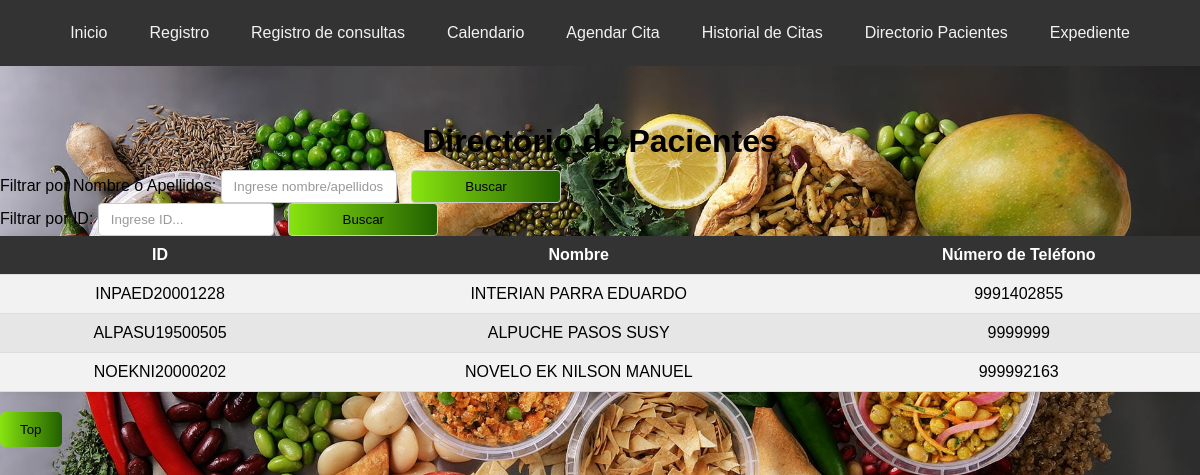
The page /directorio_pacientes on the database as committed earlier.
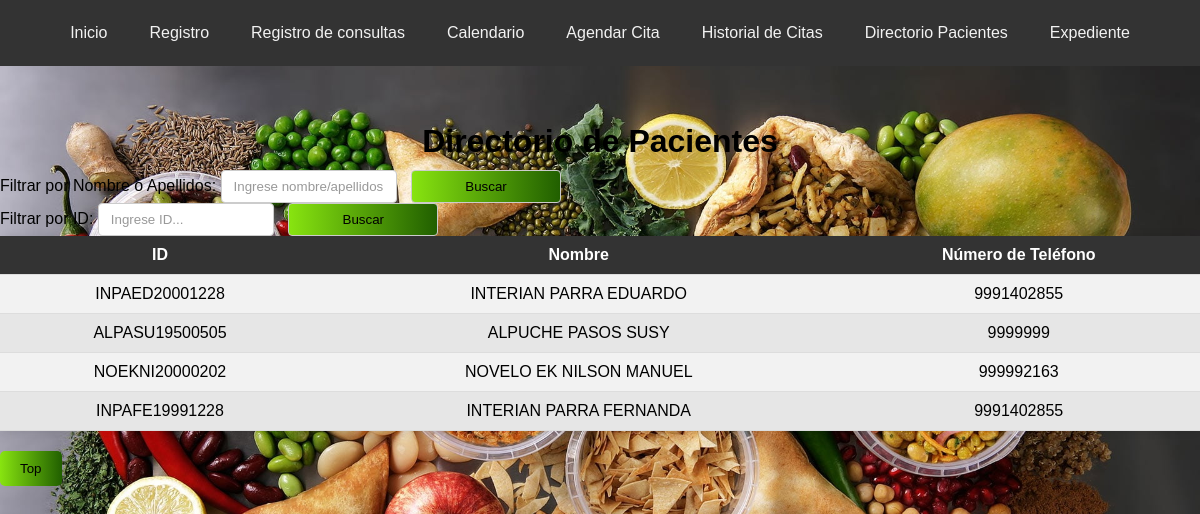
The same page on the database as committed later.
### tables this page shows
CREATE TABLE pacientes (
                    id_paciente TEXT PRIMARY KEY,
                    primer_apellido TEXT NOT NULL,
                    segundo_apellido TEXT NOT NULL,
                    nombres TEXT NOT NULL,
                    fecha_nacimiento TEXT NOT NULL,
                    religion TEXT NOT NULL,
                    escolaridad TEXT NOT NULL,
                    ocupacion TEXT NOT NULL,
                    estado_civil TEXT NOT NULL,
                    servicio_salud TEXT NOT NULL,
                    celular TEXT NOT NULL,
                    turno TEXT NOT NULL,
                    genero TEXT NOT NULL,
                    peso REAL NOT NULL,
                    altura REAL NOT NULL,
                    imc REAL NOT NULL,
                    fecha_registro TEXT NOT NULL,
                    registrado_por TEXT NOT NULL
                );

### app.py (the view, shortened to what this page needs)
@app.route('/directorio_pacientes', methods=['GET', 'POST'])
def directorio_pacientes():
    with get_db_connection() as connection:
        cursor = connection.cursor()
        cursor.execute("SELECT * FROM pacientes")
        pacientes = cursor.fetchall()
    return render_template('directorio_pacientes.html', pacientes=pacientes)

### app.py (called while the page is built)
def get_db_connection():
    return sqlite3.connect('nutricion_consulta.db')

### templates/directorio_pacientes.html (shortened to what this page needs)
<!DOCTYPE html>
<html lang="es">
<head>
    <link rel="stylesheet" href="{{ url_for('static', filename='css/style.css') }}">
</head>
<body>
    <div class="navbar" id="navbar">
        <a href="/">Inicio</a>
        <a href="/registro">Registro</a>
        <a href="/consultar">Registro de consultas</a>
        <a href="/options">Calendario</a>
        <a href="/agendar_cita">Agendar Cita</a>
        <a href="/historial_citas">Historial de Citas</a>
        <a href="/directorio_pacientes">Directorio Pacientes</a>
        <a href="/expediente">Expediente</a>
        </div>
<br>      <br>
    <h1>Directorio de Pacientes</h1>
    <form action="{{ url_for('directorio_pacientes') }}" method="post" class="filter-form">
        <label for="filtro_apellidos">Filtrar por Nombre o Apellidos:</label>
        <input type="text" id="filtro_apellidos" name="filter_text" placeholder="Ingrese nombre/apellidos..">
        <input type="submit" value="Buscar">
    </form>
    <form action="{{ url_for('directorio_pacientes') }}" method="post" class="filter-form">
        <label for="filtro_id">Filtrar por ID:</label>
        <input type="text" id="filtro_id" name="filter_text" placeholder="Ingrese ID...">
        <input type="submit" value="Buscar">
    </form>
    <table>
        <tr>
            <th>ID</th>
            <th>Nombre</th>
            <th>Número de Teléfono</th>
        </tr>
        {% for paciente in pacientes %}
        <tr>
            <td>{{ paciente[0] }}</td>
            <td>{{ paciente[1] }} {{ paciente[2] }} {{ paciente[3] }}</td>
            <td>{{ paciente[10] }}</td>
        </tr>
        {% endfor %}
    </table>
    <button onclick="topFunction()" class="top-btn" id="myBtn" title="Go to top">Top</button>
</body>
</html>

Rows that differ between the two databases and show on the page:
added pacientes: id_paciente "INPAFE19991228", primer_apellido "INTERIAN", segundo_apellido "PARRA", nombres "FERNANDA", celular "9991402855"
